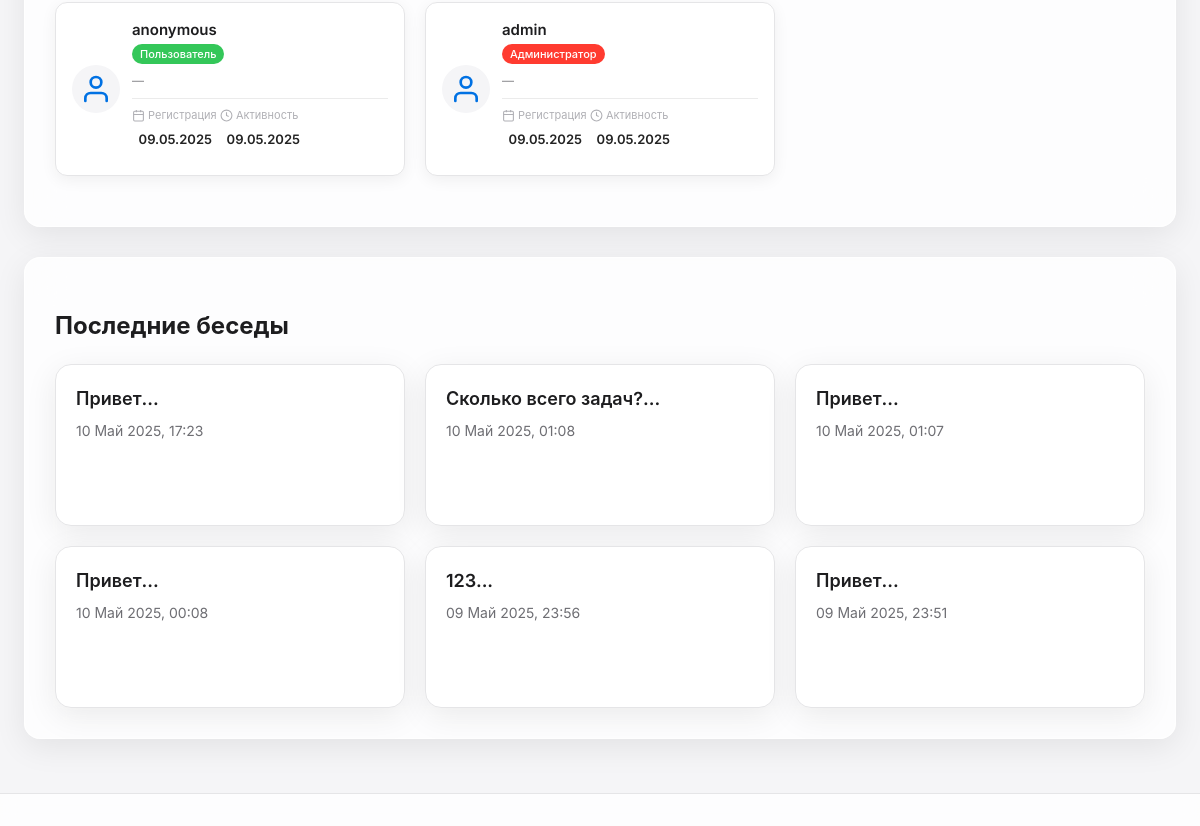
Before: / (lower part) with the older database file.
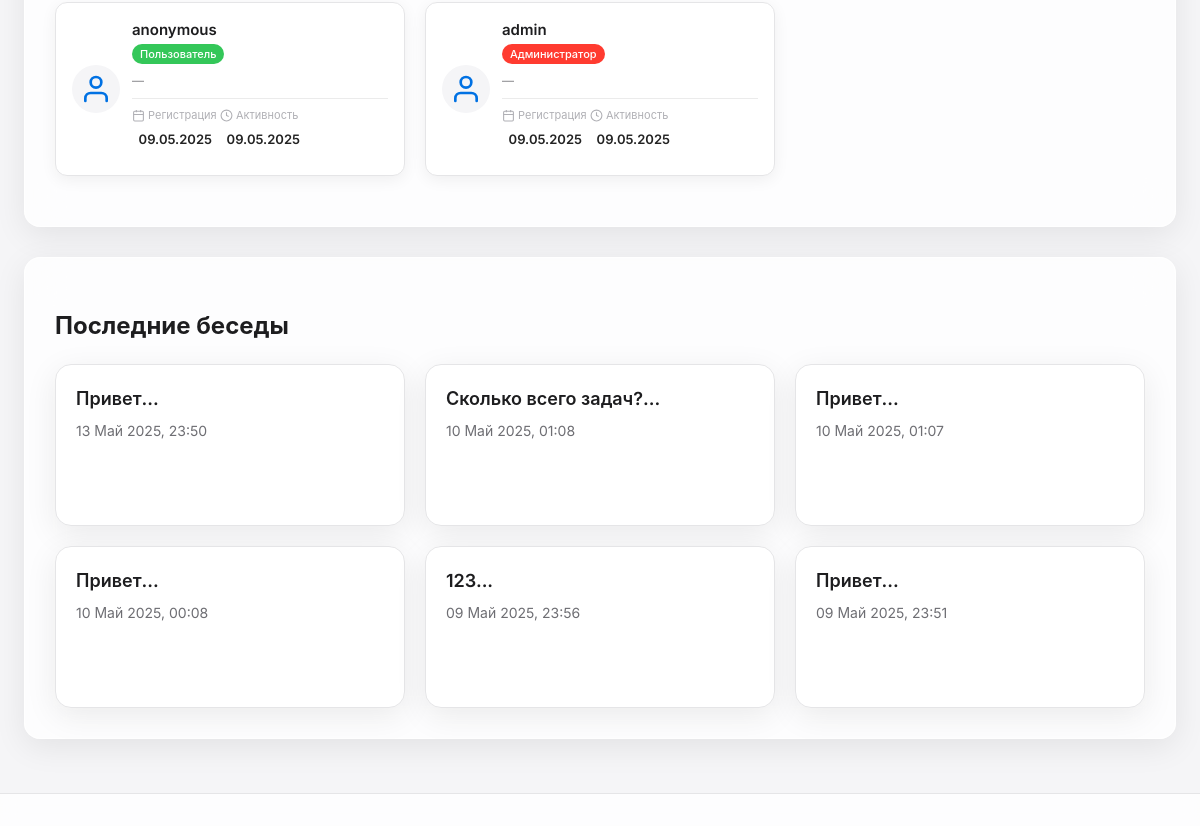
After: the same page with the newer database file.
### chat/models/conversation.py (models this page shows, shortened)
class Conversation(models.Model):
    user = models.ForeignKey('User', on_delete=models.CASCADE, related_name='conversations')
    title = models.CharField(max_length=255)
    ai_model = models.ForeignKey('AIModel', on_delete=models.SET_NULL, null=True, related_name='conversations')
    planfix_task_id = models.CharField(max_length=100, blank=True, null=True)
    planfix_project_id = models.CharField(max_length=100, blank=True, null=True)
    created_at = models.DateTimeField(auto_now_add=True)
    updated_at = models.DateTimeField(auto_now=True)
    is_archived = models.BooleanField(default=False)
    summary = models.TextField(blank=True, null=True)
    class Meta:
        ordering = ['-updated_at']
        verbose_name = _('Беседа')
        verbose_name_plural = _('Беседы')
        indexes = [
            models.Index(fields=['user', '-updated_at']),
            models.Index(fields=['planfix_task_id']),
            models.Index(fields=['planfix_project_id']),
        ]

### chat/agent_views.py (the view)
# urls.py: path('', views.agent_dashboard, name='index'),
def agent_dashboard(request):
    user, created = User.objects.get_or_create(username='anonymous')
    conversations = Conversation.objects.filter(user=user).order_by('-updated_at')
    stats = planfix_cache.get_stats()
    employees_data = []
    cache_file_path = os.path.join(os.path.dirname(__file__), 'cache', 'users.json')
    try:
        with open(cache_file_path, 'r', encoding='utf-8') as f:
            employees = json.load(f)
            for employee in employees:
                if employee['id'].startswith('user:'):
                    employees_data.append({
                        'id': employee['id'],
                        'name': employee['name'],
                        'email': employee['email'],
                        'role': 'Сотрудник',
                        'active_tasks': employee['assigned_active'],
                        'completed_tasks': employee['assigned_completed'],
                        'overdue_tasks': employee['assigned_overdue'],
                        'total_tasks': employee['assigned_tasks'],
                        'created_tasks': employee['created_tasks'],
                        'projects': len(employee['projects'])
                    })
    except Exception as e:
        logger.error(f"Error reading employees cache file: {str(e)}")
        employees_data = []
    users = User.objects.filter(is_active=True).order_by('-date_joined')
    users_data = []
    for user in users:
        users_data.append({
            'name': user.username,
            'email': user.email,
            'role': user.get_role_display(),
            'date_joined': user.date_joined,
            'last_active': user.last_active,
            'is_admin': user.is_admin,
            'is_staff': user.is_staff
        })
    return render(request, 'chat/agent_dashboard.html', {
        'conversations': conversations,
        'stats': stats,
        'cache_valid': planfix_cache.is_cache_valid(max_age_minutes=60),
        'employees': employees_data,
        'users': users_data
    })

### chat/context_processors.py (called while the page is built)
def conversations_list(request):
    user, created = User.objects.get_or_create(username='anonymous')
    conversations = Conversation.objects.filter(user=user).order_by('-updated_at')
    return {
        'conversations': conversations
    }

### chat/models/user.py (called while the page is built)
    def is_admin(self):
        return self.role == 'admin'

### chat/planfix_cache_service.py (called while the page is built)
    def is_cache_valid(self, max_age_minutes: int = 60) -> bool:
        if not LAST_UPDATE_FILE.exists():
            return False
        try:
            with open(LAST_UPDATE_FILE, 'r') as f:
                last_update_str = f.read().strip()
                last_update = float(last_update_str)
                return (time.time() - last_update) < (max_age_minutes * 60)
        except (ValueError, IOError) as e:
            logger.error(f"Error checking cache validity: {e}")
            self.last_error = str(e)
            self.last_error_time = time.time()
            return False

### templates/chat/agent_dashboard.html (shortened to what this page needs)
{% extends 'base_apple.html' %}
{% load static %}
{% block content %}
<div class="planfix-container">
    <div class="welcome-section users-section">
        <div class="users-grid">
            {% for user in users %}
            <div class="user-card">
                <div class="user-avatar">
                    <svg xmlns="http://www.w3.org/2000/svg" width="32" height="32" viewBox="0 0 24 24" fill="none" stroke="currentColor" stroke-width="2" stroke-linecap="round" stroke-linejoin="round">
                        <path d="M20 21v-2a4 4 0 0 0-4-4H8a4 4 0 0 0-4 4v2"></path>
                        <circle cx="12" cy="7" r="4"></circle>
                    </svg>
                </div>
                <div class="user-info">
                    <h3>{{ user.name }}</h3>
                    <p class="user-role">
                        {% if user.is_admin %}
                        <span class="role-badge admin">Администратор</span>
                        {% elif user.is_staff %}
                        <span class="role-badge staff">Сотрудник</span>
                        {% else %}
                        <span class="role-badge user">Пользователь</span>
                        {% endif %}
                    </p>
                    <p class="user-email">{{ user.email|default:"—" }}</p>
                    <div class="user-stats">
                        <div class="stat-row">
                            <span class="stat-label">
                                <svg xmlns="http://www.w3.org/2000/svg" fill="none" viewBox="0 0 24 24" stroke="currentColor"><rect x="3" y="4" width="18" height="18" rx="2" stroke-width="2"/><path d="M16 2v4M8 2v4M3 10h18" stroke-width="2"/></svg>
                                Регистрация
                            </span>
                            <span class="stat-value">{{ user.date_joined|date:"d.m.Y" }}</span>
                        </div>
                        <div class="stat-row">
                            <span class="stat-label">
                                <svg xmlns="http://www.w3.org/2000/svg" fill="none" viewBox="0 0 24 24" stroke="currentColor"><circle cx="12" cy="12" r="10" stroke-width="2"/><path d="M12 6v6l4 2" stroke-width="2"/></svg>
                                Активность
                            </span>
                            <span class="stat-value">{{ user.last_active|date:"d.m.Y" }}</span>
                        </div>
                    </div>
                </div>
            </div>
            {% endfor %}
        </div>
    </div>
    <div class="welcome-section">
        <h2 class="welcome-title" style="font-size: 24px;">Последние беседы</h2>
        <div class="conversations-grid" style="display: grid; grid-template-columns: repeat(auto-fill, minmax(300px, 1fr)); gap: 20px; margin-top: 20px;">
            {% for conversation in conversations|slice:":6" %}
            <a href="{% url 'chat:agent_conversation' conversation_id=conversation.id %}" class="stat-card" style="text-decoration: none; display: block;">
                <div style="font-size: 18px; font-weight: 600; color: #1d1d1f; margin-bottom: 8px;">{{ conversation.title }}</div>
                <div style="font-size: 14px; color: #6e6e73;">{{ conversation.updated_at|date:"d F Y, H:i" }}</div>
            </a>
            {% endfor %}
        </div>
    </div>
</div>
{% endblock %}

Changed rows visible on the page:
changed Conversation: updated_at "10 Май 2025, 17:23" → "13 Май 2025, 23:50"
